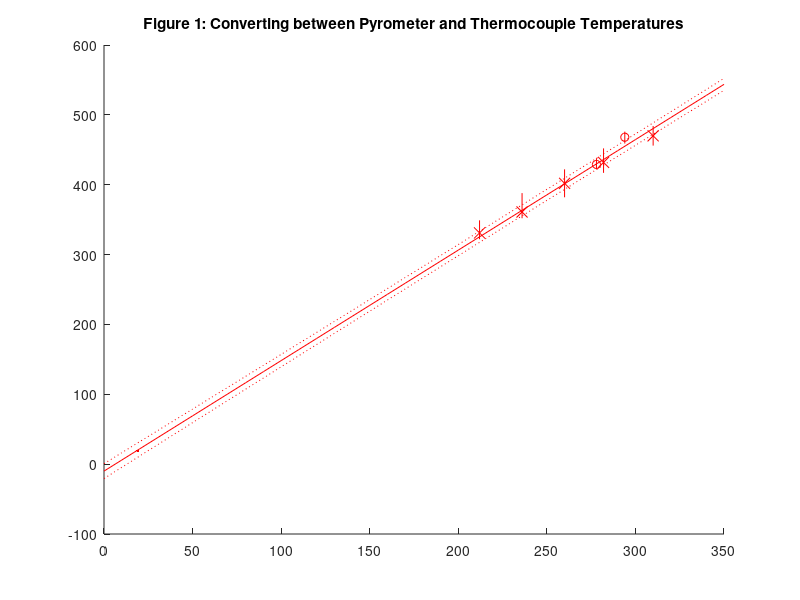

The MATLAB source for this figure: (Note: this script raises an error after producing the figure.)
% 10th Feb 2006 Data - Comparison with pyrometer.
I1 = [1.09;2.4;4.02;5;5.52;6.03;5.99;NaN;7.14;7.68;8.53;8.545]; % Current in Amps
V1 = [0.053;0.125;0.223;0.290;0.327;0.364;0.360;NaN;0.444;0.480;0.5295;0.5265]; % Voltage in Volts
Htc1 = [026;059;121;164;187;206;212;236;260;282;311;310]; % Temp in Celcius
Hpb1 = [NaN;NaN;NaN;NaN;NaN;NaN;331;361;402;432;NaN;(456+484)/2]; % Pyrometer Temp: best
Hpl1 = [NaN;NaN;NaN;NaN;NaN;NaN;322;352;382;417;NaN;456]; % Pyrometer Temp: low bound
Hph1 = [NaN;NaN;NaN;NaN;NaN;NaN;349;388;422;452;NaN;484]; % Pyrometer Temp: high bound

% 22nd Feb 2006 Data
I2 = [4.02;4.98;5.99;5.44;4.50;4.01;3.51;5.96;6.00;8.03;7.48;5.30;6.00];
V2 = [0.215;0.280;0.350;0.313;0.249;0.217;0.186;0.350;0.353;0.502;0.461;0.304;0.353];
Htc2 = [125;170;212;191;152;130;109;212;212;294;278;186;215];
Hpb2 = [NaN;NaN;NaN;NaN;NaN;NaN;NaN;NaN;NaN;468;429;NaN;NaN];
Hpl2 = [NaN;NaN;NaN;NaN;NaN;NaN;NaN;NaN;NaN;459;422;NaN;NaN];
Hph2 = [NaN;NaN;NaN;NaN;NaN;NaN;NaN;NaN;NaN;476;438;NaN;NaN];



figure1 = figure('Color',[1 1 1], 'Visible','on');
figure(figure1);
axes1 = axes('Parent',figure1);
title(axes1, 'Figure 1: Converting between Pyrometer and Thermocouple Temperatures');
hold on
h1 = plot(axes1, Htc1, Hpb1, 'rx', 'MarkerSize',8);
plot(axes1, [Htc1 Htc1; ]', [Hpl1 Hph1]', 'r-');
h2 = plot(axes1, Htc2, Hpb2, 'ro');
plot(axes1, [Htc2 Htc2; ]', [Hpl2 Hph2]', 'r-');
% Add in a point at room temperature (19 Celcius) where the thermocouple
% can be assumed to be accurate (because it is all at the same
% temperature.)
h19 = plot(axes1, 19, 19, 'r.', 'MarkerSize',6);
[p1,S1] = polyfit([212 236 260 282 310 294 278 20], [331 361 402 432 0.5*(456+484) 468 429 20], 1);
[newy1,delta1] = polyval(p1,[0:10:350],S1);
plot(axes1, [0:10:350], newy1, 'r')
plot(axes1, [0:10:350], newy1+delta1, 'r:')
plot(axes1, [0:10:350], newy1-delta1, 'r:')
legend([h1;h2;h19], 'Pyrometer Temperature/Celcius (10th Feb)', ...
  'Pyrometer Temperature/Celcius (22nd Feb)', 'Room Temperature', 'Location','NW')
xlabel(axes1, 'Thermocouple-Measured Temperature / Celcius');
grid on
hold off

% Convert thermocouple temperatures to pyrometer temperatures.
[Hcon1,deltacon1] = polyval(p1,[Htc1],S1);
[Hcon2,deltacon2] = polyval(p1,[Htc2],S1);

figure2 = figure('Color',[1 1 1], 'Visible','on');
figure(figure2);
set(figure2,'DefaultAxesColorOrder',[1 0 0; 0 1 0; 0 0 1]);
axes2 = axes('Parent',figure2);
%title(axes2, 'Figure 2: Properties of Oven as Functions of Current');
hold on
plot(axes2, I1, [Hcon1 V1*1000 10000*V1./I1], 'x', 'MarkerSize',8)
plot(axes2, I2, [Hcon2 V2*1000 10000*V2./I2], 'o')
plot(axes2, [I1 I1]', [Hcon1+deltacon1 Hcon1-deltacon1]', 'r-')
plot(axes2, [I2 I2]', [Hcon2+deltacon2 Hcon2-deltacon2]', 'r-')
% Fit a line to the temperature.
% Weed out any NaNs that are in the data, corresponding to missed readings.
% Also remove data for I < 2A, because we only want to work in the linear
% regime.
forFit2 = [[Hcon1;Hcon2;Hcon1+deltacon1;Hcon2+deltacon2;Hcon1-deltacon1;Hcon2-deltacon2] [I1;I2;I1;I2;I1;I2]];
forFit2 = forFit2(isfinite(forFit2(:,2)) & (forFit2(:,2)>2),:);
[p2,S2] = polyfit(forFit2(:,2), forFit2(:,1), 1);
[newy2,delta2] = polyval(p2,[2:0.001:9],S2);
plot(axes2, [2:0.001:9], newy2, 'r')
plot(axes2, [2:0.001:9], newy2+delta2, 'r:')
plot(axes2, [2:0.001:9], newy2-delta2, 'r:')
% Fit a curve to the voltage.
% Weed out any NaNs that are in the data, corresponding to missed readings.
forFit3 = [[1000*V1;1000*V2] [I1;I2]];
forFit3 = forFit3(isfinite(forFit3(:,2)),:);
[p3,S3] = polyfit(forFit3(:,2), forFit3(:,1), 2);
[newy3,delta3] = polyval(p3,[0:0.05:9],S3);
plot(axes2, [0:0.05:9], newy3, 'g')
plot(axes2, [0:0.05:9], (newy3+delta3), 'g:')
plot(axes2, [0:0.05:9], (newy3-delta3), 'g:')
% Fit a curve to the resistance.
% Weed out any NaNs that are in the data, corresponding to missed readings.
forFit4 = [[10000*V1./I1;10000*V2./I2] [I1;I2]];
forFit4 = forFit4(isfinite(forFit4(:,2)),:);
[p4,S4] = polyfit(forFit4(:,2), forFit4(:,1), 2);
[newy4,delta4] = polyval(p4,[0:0.05:9],S4);
% Plot voltage fit / current rather than an independent voltage fit.  Start
% at 1A to avoid divide by zero.
[newy5,delta5] = polyval(p3,[1:0.05:9],S3);
plot(axes2, [0:0.05:9], newy4, 'b')
plot(axes2, [0:0.05:9], (newy4+delta4), 'b:')
plot(axes2, [0:0.05:9], (newy4-delta4), 'b:')
legend('Temperature/Celcius (10th Feb)','Voltage/mV (10th Feb)','Resistance/(10^{-4} Ohms) (10th Feb)', ...
  'Temperature/Celcius (22nd Feb)','Voltage/mV (22nd Feb)','Resistance/(10^{-4} Ohms) (22nd Feb)', 'Location','SE')
% Note that the temperature uncertainty comes from the scatter only, in the
% pyrometer/thermocouple temperature conversion.
xlabel(axes2, 'Current / A');
grid on
hold off



figure(5)
ia = 5;
ib = 7.25;
I = [2:0.001:9];
T = newy2;
% I = [I1(:)'];
% T = [Htc1(:)'];

disp('Newrun');
T = T(~isnan(I))
I = I(~isnan(I))
p = polyfit(I,T,2)
ii = linspace(ia,ib);
tt = polyval(p,ii);
T0 = 0;
plot(I,T+T0,'.',ii,tt+T0)





figure3 = figure('Color',[1 1 1], 'Visible','on');
figure(figure3);
set(figure2,'DefaultAxesColorOrder',[1 0 0; 0 1 0; 0 0 1]);
axes2 = axes('Parent',figure2);
%title(axes2, 'Figure 2: Properties of Oven as Functions of Current');
hold on
plot(axes2, I1, [Hcon1 V1*1000 10000*V1./I1], 'x', 'MarkerSize',8)
plot(axes2, I2, [Hcon2 V2*1000 10000*V2./I2], 'o')
plot(axes2, [I1 I1]', [Hcon1+deltacon1 Hcon1-deltacon1]', 'r-')
plot(axes2, [I2 I2]', [Hcon2+deltacon2 Hcon2-deltacon2]', 'r-')
% Fit a line to the temperature.
% Weed out any NaNs that are in the data, corresponding to missed readings.
% Also remove data for I < 2A, because we only want to work in the linear
% regime.
forFit2 = [[Hcon1;Hcon2;Hcon1+deltacon1;Hcon2+deltacon2;Hcon1-deltacon1;Hcon2-deltacon2] [I1;I2;I1;I2;I1;I2]];
forFit2 = forFit2(isfinite(forFit2(:,2)) & (forFit2(:,2)>2),:);
[p2,S2] = polyfit(forFit2(:,2), forFit2(:,1), 1);
[newy2,delta2] = polyval(p2,[2:0.001:9],S2);
plot(axes2, [2:0.001:9], newy2, 'r')
plot(axes2, [2:0.001:9], newy2+delta2, 'r:')
plot(axes2, [2:0.001:9], newy2-delta2, 'r:')
% Fit a curve to the voltage.
% Weed out any NaNs that are in the data, corresponding to missed readings.
forFit3 = [[1000*V1;1000*V2] [I1;I2]];
forFit3 = forFit3(isfinite(forFit3(:,2)),:);
[p3,S3] = polyfit(forFit3(:,2), forFit3(:,1), 2);
[newy3,delta3] = polyval(p3,[0:0.05:9],S3);
plot(axes2, [0:0.05:9], newy3, 'g')
plot(axes2, [0:0.05:9], (newy3+delta3), 'g:')
plot(axes2, [0:0.05:9], (newy3-delta3), 'g:')
% Fit a curve to the resistance.
% Weed out any NaNs that are in the data, corresponding to missed readings.
forFit4 = [[10000*V1./I1;10000*V2./I2] [I1;I2]];
forFit4 = forFit4(isfinite(forFit4(:,2)),:);
[p4,S4] = polyfit(forFit4(:,2), forFit4(:,1), 2);
[newy4,delta4] = polyval(p4,[0:0.05:9],S4);
% Plot voltage fit / current rather than an independent voltage fit.  Start
% at 1A to avoid divide by zero.
[newy5,delta5] = polyval(p3,[1:0.05:9],S3);
plot(axes2, [0:0.05:9], newy4, 'b')
plot(axes2, [0:0.05:9], (newy4+delta4), 'b:')
plot(axes2, [0:0.05:9], (newy4-delta4), 'b:')
legend('Temperature/Celcius','Voltage/mV','Resistance/(10^{-4} Ohms)', ...
       'Location','SE')
% Note that the temperature uncertainty comes from the scatter only, in the
% pyrometer/thermocouple temperature conversion.
xlabel(axes2, 'Current / A');
grid on
hold off
